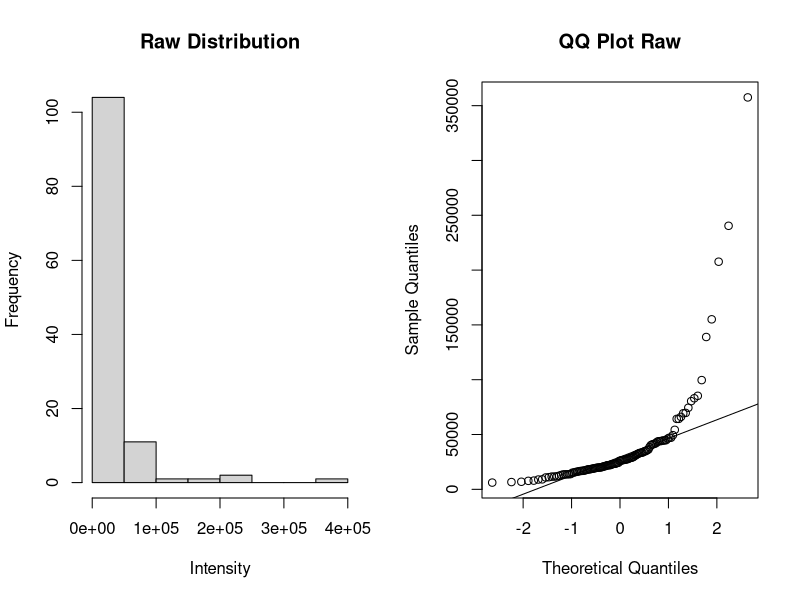
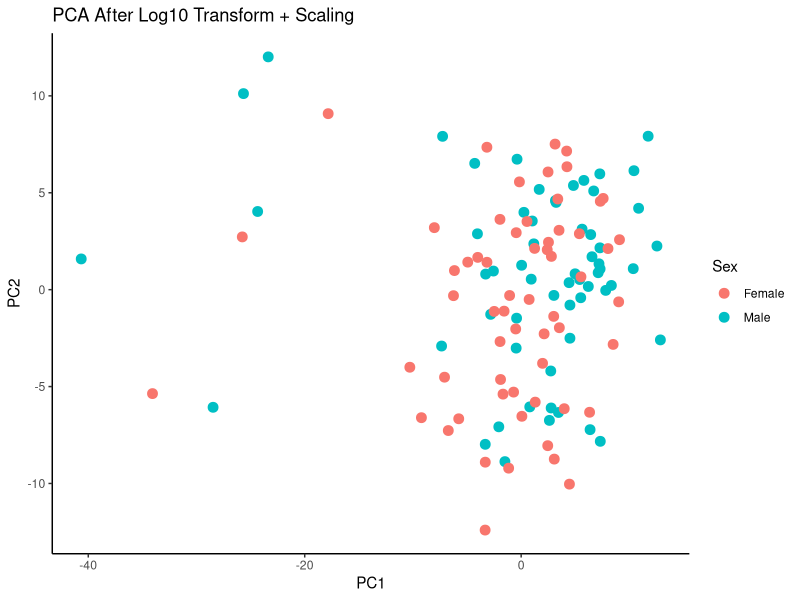
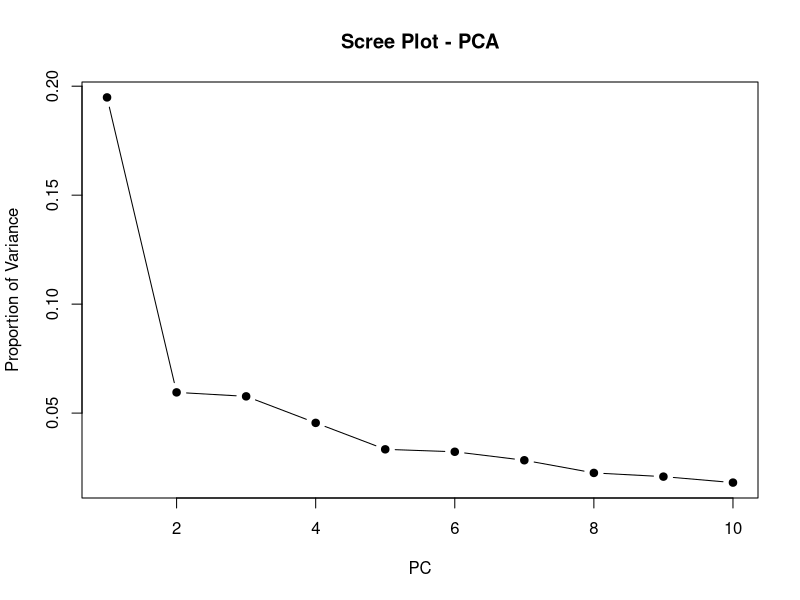

Recreate these plots in R, in order.
## ---- chunk 1
library(readxl)
library(tidyverse)
library(ggplot2)
## ---- chunk 2
raw_df <- read_excel("41598_2018_29592_MOESM2_ESM.xlsx")
## ---- chunk 3
sex <- unlist(raw_df[3, -1])
sex <- as.factor(sex)

df <- read_excel("41598_2018_29592_MOESM2_ESM.xlsx", skip = 6)

glimpse(df)
## ---- chunk 4
# organize names
# first df line has de colnames
colnames(df) <- df[1, ]

df <- df[-1, ]

# convert to numeric
for (i in 17:ncol(df)) {  # first 16 columns = metadata
  df[[i]] <- as.numeric(df[[i]])
}

X <- df[, 17:ncol(df)] 

Y <- sex

colnames(X) <- paste0("S", seq_len(ncol(X)))

# number of metabolites and samples
dim(X)

## ---- chunk 5
summary(X)
## ---- chunk 6
# Count total zero values
sum(X == 0, na.rm = TRUE)
## ---- chunk 7
# Missing values check
sum(is.na(X))
## ---- chunk 8
par(mfrow=c(1,2))
hist(as.numeric(X[1,]), main="Raw Distribution", xlab="Intensity")
qqnorm(as.numeric(X[1,]), main="QQ Plot Raw")
qqline(as.numeric(X[1,]))
par(mfrow=c(1,1))
## ---- chunk 9
# Convert to standard data frame to avoid tibble recycling issues
X_nozero <- as.data.frame(X)

for(i in 1:nrow(X_nozero)){
  row_vals <- as.numeric(X_nozero[i, ])  # convert row to numeric vector

  # Safeguard: if the row is all zeros (rare but possible)
  if(all(row_vals == 0)){
    row_vals[row_vals == 0] <- 1  # placeholder before log10
  } else {
    min_val <- min(row_vals[row_vals > 0], na.rm = TRUE)
    row_vals[row_vals == 0] <- min_val / 2
  }

  X_nozero[i, ] <- row_vals  # assign back properly
}
## ---- chunk 10
# Log10 transformation
X_log <- log10(X_nozero)

# Scaling for PCA (samples as rows)
X_scaled <- scale(t(X_log))

# PCA
pca <- prcomp(X_scaled, center = TRUE, scale. = FALSE)
summary(pca)

## ---- chunk 11
sex_row <- as.character(raw_df[3, ])

sample_names_raw <- sex_row[sex_row %in% c("Male", "Female")]

sample_cols <- colnames(X)

sex <- factor(sample_names_raw[1:length(sample_cols)])

length(sex)
table(sex)

all(!is.na(sex))
identical(length(sex), nrow(pca$x))

## ---- chunk 12
score_df <- data.frame(
  PC1 = pca$x[,1],
  PC2 = pca$x[,2],
  Sex = sex
)

ggplot(score_df, aes(PC1, PC2, color = Sex)) +
  geom_point(size = 3) +
  theme_classic() +
  ggtitle("PCA After Log10 Transform + Scaling")


## ---- chunk 13
# Scree plot (PCA Variance Explained)
variance <- pca$sdev^2 / sum(pca$sdev^2)

plot(variance[1:10], type="b", pch=19,
     xlab="PC", ylab="Proportion of Variance",
     main="Scree Plot - PCA")

